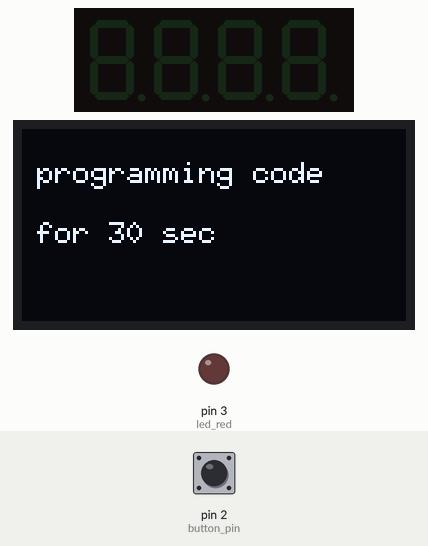
Recording of a program running on a simulated Arduino Uno, built with avr-gcc and run on an emulated ATmega328P. Parts: 4-digit seven-segment display, 128×64 one-colour display, output pins drawn as LEDs (lit = HIGH). The inputs (shaded band) are chosen by the test bench; at power-on: pin 2 (button_pin) LOW. EEPROM starts erased; what the program prints to the serial monitor is not drawn.

Above: at 1.4 s.
1.5 s: pin 2 (button_pin) pulled HIGH for 0.15 s
At 1.58 s:
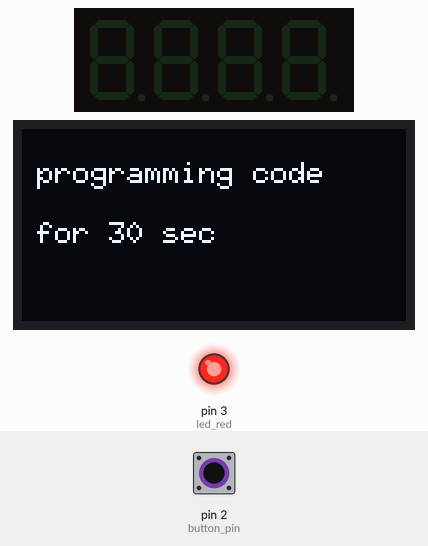
3.1 s: pin 2 (button_pin) pulled HIGH for 3.2 s
At 7.1 s:
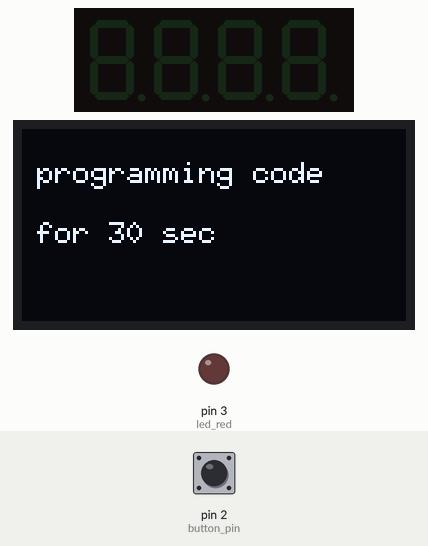
7.8 s: pin 2 (button_pin) pulled HIGH for 1 s
At 14.6 s:
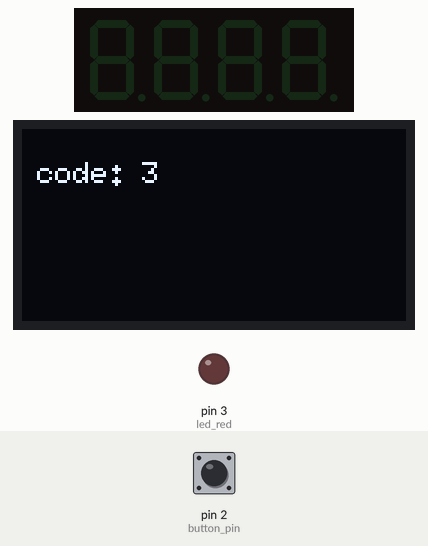
14.8 s: pin 2 (button_pin) driven LOW
16.4 s: pin 2 (button_pin) driven HIGH
At 17.5 s:
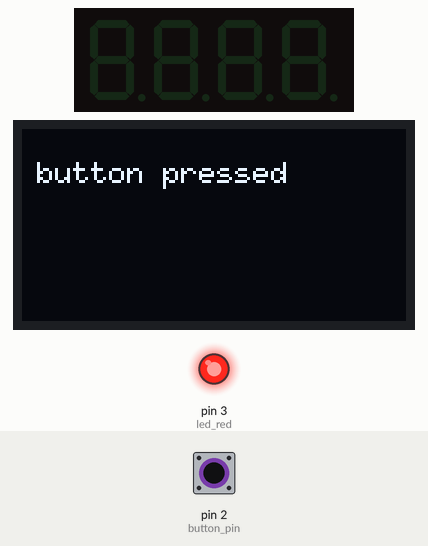
Timing chart, 0 to 19.0 s (numbered marks = the images above; inputs shaded):
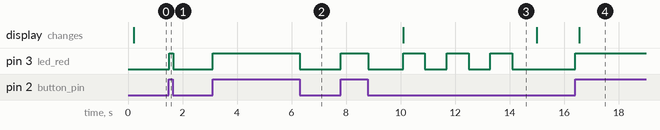

The program:

main.cpp
```cpp
#include <Arduino.h>
#include <SPI.h>
#include <Wire.h>
// #include <Adafruit_GFX.h>
// #include <Adafruit_SSD1306.h>
#include "tm1637display.h"
#include <U8glib.h>
#include <EEPROM.h>

const int eepromAddress = 0; // Адрес в EEPROM для хранения значения
int led_red = 3;
int button_pin = 2;     // пин кнопки

/**************/
// Define the display connections pins:
#define DCLK 6
#define DIO 5
// Create display object of type TM1637Display
// The display shows the current score
TM1637Display OurDisplay = TM1637Display(DCLK, DIO);
// Create the oled display object - this shows gameplay
// and welcome/win/loss messages

U8GLIB_SH1106_128X64  My_u8g_Panel(U8G_I2C_OPT_NONE); // I2C / TWI
void u8g_prepare(void) {
  My_u8g_Panel.setFont(u8g_font_6x10);
  My_u8g_Panel.setFontRefHeightExtendedText();
  My_u8g_Panel.setDefaultForegroundColor();
  My_u8g_Panel.setFontPosTop();
}

//######################
#define SCREEN_WIDTH        128 // OLED display width, in pixels
#define SCREEN_HEIGHT        64 // OLED display height, in pixels
// Declaration for an SSD1306 display connected to I2C (SDA, SCL pins)
// #define OLED_RESET            4 // Reset pin # (or -1 if sharing Arduino reset pin)
// Adafruit_SSD1306 display(SCREEN_WIDTH, SCREEN_HEIGHT, &Wire, OLED_RESET);

/**************/

/* переменные */
boolean lastButten = LOW;     // предыдущее состояние кнопки
boolean currentButten = LOW;  // текущее состояние кнопки
// boolean displayCode = false; // флаг для отображения количества нажатий кнопок (кода устройства)
boolean loading = true; // флаг для отображения загрузки
const unsigned long debounceDelay = 500; // задержка для устранения дребезга

void string2display(char* msg){
  OurDisplay.clear();
  My_u8g_Panel.firstPage();
    do {
    u8g_prepare();
    My_u8g_Panel.drawStr( 5, 10, msg);
  } while ( My_u8g_Panel.nextPage() );
}

void displayWrite (int num) {
  OurDisplay.clear();
  My_u8g_Panel.firstPage();
    do {
    u8g_prepare();
    String code = "code:" + num;
    My_u8g_Panel.drawStr( 5, 10, "code:");
    My_u8g_Panel.drawStr( 40, 10, String(num).c_str());
  } while ( My_u8g_Panel.nextPage() );

}
void blink(uint8_t pin, int times, int delayTime) {
  for (int i = 0; i < times; i++) {
    digitalWrite(pin, HIGH);
    delay(delayTime);
    digitalWrite(pin, LOW);
    delay(delayTime);
  }
}


volatile uint32_t debounce;
volatile uint8_t buttonPressCount = 0;

// boolean ledOn = false;        // текущее состояние свтодиода
boolean debvance (boolean last) //убираем дребизг
{
  boolean current = digitalRead (button_pin); // считываем данные с кнопки
  if (last != current) // Если текущее состояние отличететься от предыдущего
  {
   delay (5);   // Ждем 5 милисек.
   current = digitalRead (button_pin); // Присваеваем текущее состояние кнопки
    return current;
  }
  return current;
}
volatile unsigned long lastDebounceTime = 0;
volatile boolean interrupted = false;

void handleButtonPress() {
  interrupted = true;
  unsigned long currentTime = millis();
  if ((currentTime - lastDebounceTime) > debounceDelay) {
    buttonPressCount++;
    lastDebounceTime = currentTime;
  }
}

void setup() {
  Serial.begin(9600); // Start serial monitor
  OurDisplay.setBrightness(7);
  OurDisplay.clear();
  pinMode(button_pin, INPUT); // Инициализируем цифровой вход/выход в режиме входа.
  pinMode(led_red, OUTPUT); // set pin 13 as output pin
   My_u8g_Panel.firstPage();
  attachInterrupt(digitalPinToInterrupt(button_pin), handleButtonPress, RISING); // Настройка прерывания на падение сигнала
  //выводим однажды подсказуку о программировании кода
  My_u8g_Panel.firstPage();
  do {
    u8g_prepare();
    My_u8g_Panel.drawStr( 5, 10, "programming code");
    My_u8g_Panel.drawStr( 5, 30, "for 30 sec");
  } while ( My_u8g_Panel.nextPage() );
  Serial.println("programming code for 30 sec");
}
void displayCode(){
    displayWrite(buttonPressCount);
    Serial.println(buttonPressCount);
    blink(led_red, buttonPressCount, 800);
    string2display("code is set");
}
boolean wasClicked(){
   currentButten = debvance(lastButten);
    if (lastButten != currentButten) { // Если кнопка нажата
      digitalWrite(led_red, currentButten);// зажигаем светодиод
      lastButten = currentButten;
      return true;
    }
    return false;
}
void loop () {
  // чтение прерывание только после загрузки контроллера
  if (loading && millis() >= 10000) {
    loading = false;
    detachInterrupt(button_pin);
    if(buttonPressCount > 0){
      EEPROM.write(eepromAddress, buttonPressCount);
    }
    else{
      buttonPressCount = EEPROM.read(eepromAddress);
    }
    displayCode();
  }
  //мигаем диодом при нажатии кнопки во время программирования контроллера
  if(loading){
    if (wasClicked()){
      digitalWrite(led_red, currentButten);
    }
  }
  //рабочий цикл контроллера
  if(!loading ) {
    currentButten = debvance(lastButten);
    if (lastButten != currentButten) { // Если кнопка нажата
      digitalWrite(led_red, currentButten);// зажигаем светодиод
      lastButten = currentButten;
      string2display(currentButten ? "button pressed" : "button released");
    }
  }

}
```

Measured:
- after the input at 1.5 s, pin 3 (led_red): LOW → HIGH at once, → LOW 0.15 s later
- after the input at 3.1 s, pin 3 (led_red): LOW → HIGH at once, → LOW 3.2 s later
- after the input at 16.4 s, pin 3 (led_red): LOW → HIGH at once; the display: changes after 0.15 s (image 4)
